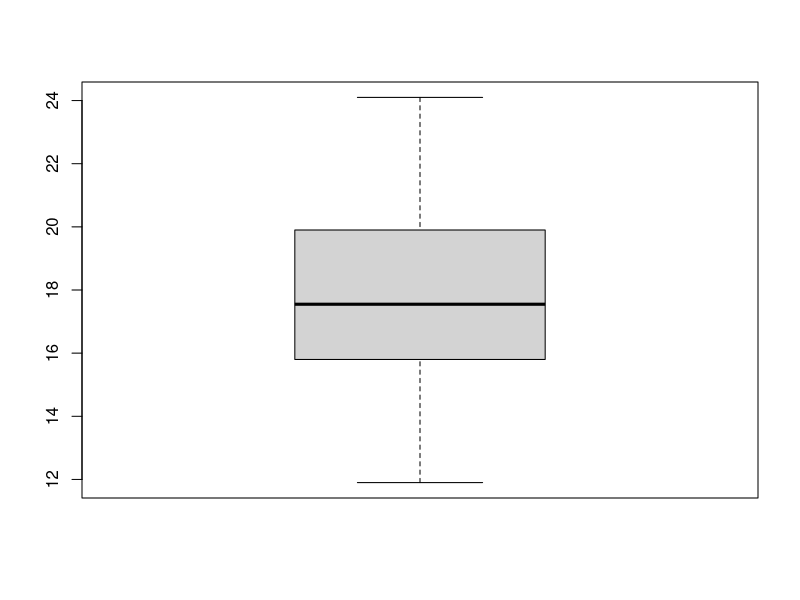
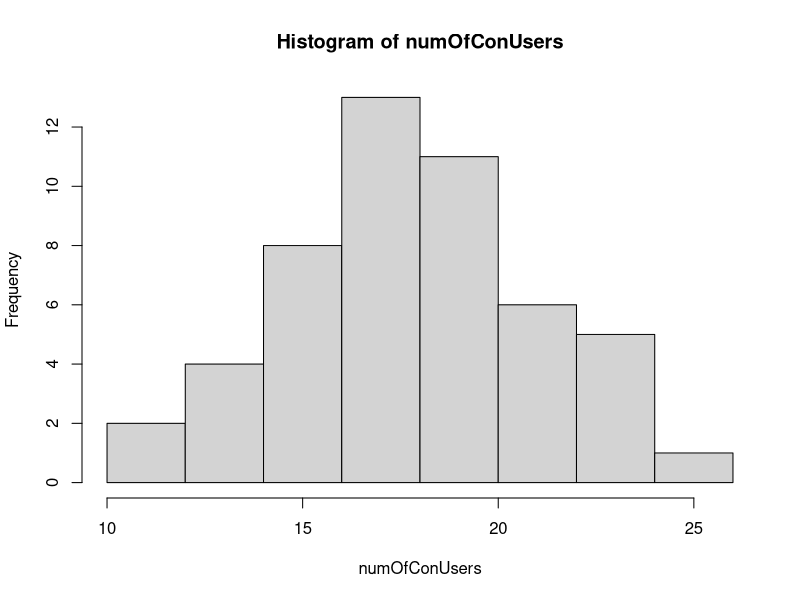

Reproduce these figures in R, in order.
numOfConUsers = c(17.2, 22.1, 18.5, 17.2, 18.6, 14.8, 21.7, 15.8, 16.3, 22.8,
                  24.1, 13.3, 16.2, 17.5, 19, 23.9, 14.8, 22.2, 21.7, 20.7, 13.5, 15.8, 13.1,
                  16.1, 21.9, 23.9, 19.3, 12, 19.9, 19.4, 15.4, 16.7, 19.5, 16.2, 16.9, 17.1,
                  20.2, 13.4, 19.8, 17.7, 19.7, 18.7, 17.6, 15.9, 15.2, 17.1, 15, 18.8, 21.6,
                  11.9)
mean(numOfConUsers)
var(numOfConUsers)
sd(numOfConUsers)

sd(numOfConUsers)/sqrt(length(numOfConUsers))

quantile(numOfConUsers, type=1)
boxplot(numOfConUsers)

q1 = quantile(numOfConUsers)[2]
q3 = quantile(numOfConUsers)[4]

(iqr =  q3-q1)

(IQR(numOfConUsers))

(lower = q1 - 1.5 * iqr)
(upper = q3 + 1.5 * iqr)

(numOfConUsers[numOfConUsers < lower | numOfConUsers > upper])

hist(numOfConUsers)
